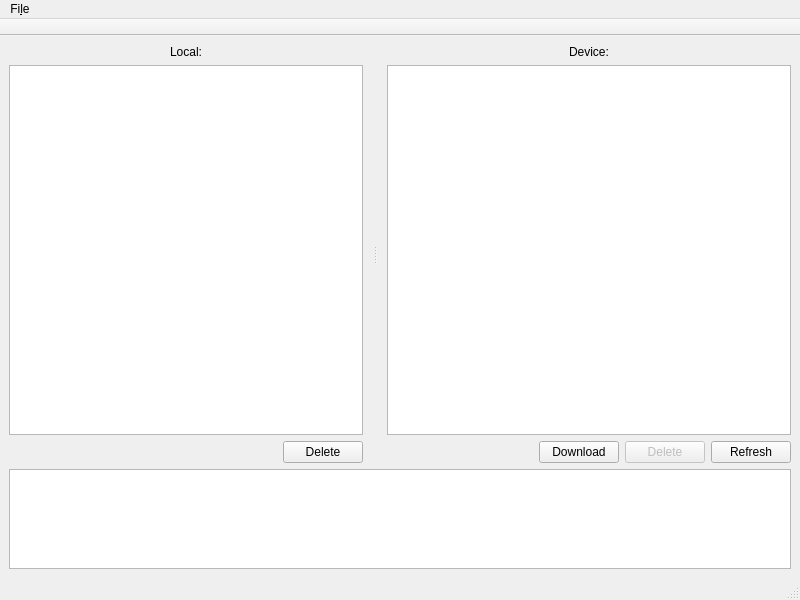
<?xml version="1.0" encoding="UTF-8"?>
<ui version="4.0">
 <class>SessionManager</class>
 <widget class="QMainWindow" name="SessionManager">
  <property name="geometry">
   <rect>
    <x>0</x>
    <y>0</y>
    <width>800</width>
    <height>600</height>
   </rect>
  </property>
  <property name="windowTitle">
   <string>Rapid - Session Manager</string>
  </property>
  <widget class="QWidget" name="centralwidget">
   <property name="sizePolicy">
    <sizepolicy hsizetype="Expanding" vsizetype="Expanding">
     <horstretch>0</horstretch>
     <verstretch>0</verstretch>
    </sizepolicy>
   </property>
   <layout class="QVBoxLayout" name="verticalLayout_3">
    <item>
     <widget class="QSplitter" name="splitter">
      <property name="sizePolicy">
       <sizepolicy hsizetype="Expanding" vsizetype="Expanding">
        <horstretch>0</horstretch>
        <verstretch>0</verstretch>
       </sizepolicy>
      </property>
      <property name="orientation">
       <enum>Qt::Orientation::Horizontal</enum>
      </property>
      <widget class="QWidget" name="layoutWidget">
       <layout class="QVBoxLayout" name="verticalLayout">
        <property name="rightMargin">
         <number>10</number>
        </property>
        <item>
         <widget class="QLabel" name="hostLabel">
          <property name="sizePolicy">
           <sizepolicy hsizetype="Preferred" vsizetype="Fixed">
            <horstretch>0</horstretch>
            <verstretch>0</verstretch>
           </sizepolicy>
          </property>
          <property name="text">
           <string>Local:</string>
          </property>
          <property name="alignment">
           <set>Qt::AlignmentFlag::AlignCenter</set>
          </property>
          <property name="margin">
           <number>0</number>
          </property>
         </widget>
        </item>
        <item>
         <widget class="QTableView" name="HostSessionTableView"/>
        </item>
        <item>
         <layout class="QHBoxLayout" name="horizontalLayout">
          <item>
           <spacer name="horizontalSpacer">
            <property name="orientation">
             <enum>Qt::Orientation::Horizontal</enum>
            </property>
            <property name="sizeHint" stdset="0">
             <size>
              <width>40</width>
              <height>20</height>
             </size>
            </property>
           </spacer>
          </item>
          <item>
           <widget class="QPushButton" name="DeleteHostSession">
            <property name="text">
             <string>Delete</string>
            </property>
            <property name="icon">
             <iconset theme="QIcon::ThemeIcon::EditDelete"/>
            </property>
           </widget>
          </item>
         </layout>
        </item>
       </layout>
      </widget>
      <widget class="QWidget" name="layoutWidget_2">
       <layout class="QVBoxLayout" name="verticalLayout_2">
        <property name="leftMargin">
         <number>10</number>
        </property>
        <item>
         <widget class="QLabel" name="DeviceLabel">
          <property name="sizePolicy">
           <sizepolicy hsizetype="Preferred" vsizetype="Fixed">
            <horstretch>0</horstretch>
            <verstretch>0</verstretch>
           </sizepolicy>
          </property>
          <property name="text">
           <string>Device:</string>
          </property>
          <property name="alignment">
           <set>Qt::AlignmentFlag::AlignCenter</set>
          </property>
         </widget>
        </item>
        <item>
         <widget class="QTableView" name="DeviceSessionView">
          <property name="baseSize">
           <size>
            <width>0</width>
            <height>25</height>
           </size>
          </property>
         </widget>
        </item>
        <item>
         <layout class="QHBoxLayout" name="horizontalLayout_2">
          <item>
           <spacer name="horizontalSpacer_2">
            <property name="orientation">
             <enum>Qt::Orientation::Horizontal</enum>
            </property>
            <property name="sizeHint" stdset="0">
             <size>
              <width>40</width>
              <height>20</height>
             </size>
            </property>
           </spacer>
          </item>
          <item>
           <widget class="QPushButton" name="DeviceDownloadButton">
            <property name="text">
             <string>Download</string>
            </property>
            <property name="icon">
             <iconset theme="QIcon::ThemeIcon::DocumentSend"/>
            </property>
           </widget>
          </item>
          <item>
           <widget class="QPushButton" name="DeviceDeleteSession">
            <property name="enabled">
             <bool>false</bool>
            </property>
            <property name="text">
             <string>Delete</string>
            </property>
            <property name="icon">
             <iconset theme="QIcon::ThemeIcon::EditDelete"/>
            </property>
           </widget>
          </item>
          <item>
           <widget class="QPushButton" name="DeviceRefreshSessionView">
            <property name="text">
             <string>Refresh</string>
            </property>
            <property name="icon">
             <iconset theme="QIcon::ThemeIcon::ViewRefresh"/>
            </property>
           </widget>
          </item>
         </layout>
        </item>
       </layout>
      </widget>
     </widget>
    </item>
    <item>
     <widget class="QTextEdit" name="DownloadLog">
      <property name="enabled">
       <bool>true</bool>
      </property>
      <property name="sizePolicy">
       <sizepolicy hsizetype="Expanding" vsizetype="Fixed">
        <horstretch>0</horstretch>
        <verstretch>0</verstretch>
       </sizepolicy>
      </property>
      <property name="minimumSize">
       <size>
        <width>0</width>
        <height>0</height>
       </size>
      </property>
      <property name="maximumSize">
       <size>
        <width>16777215</width>
        <height>100</height>
       </size>
      </property>
      <property name="baseSize">
       <size>
        <width>0</width>
        <height>25</height>
       </size>
      </property>
      <property name="textInteractionFlags">
       <set>Qt::TextInteractionFlag::TextSelectableByKeyboard|Qt::TextInteractionFlag::TextSelectableByMouse</set>
      </property>
     </widget>
    </item>
   </layout>
  </widget>
  <widget class="QMenuBar" name="menubar">
   <property name="geometry">
    <rect>
     <x>0</x>
     <y>0</y>
     <width>800</width>
     <height>30</height>
    </rect>
   </property>
   <widget class="QMenu" name="menuFile">
    <property name="title">
     <string>Fi&amp;le</string>
    </property>
    <addaction name="separator"/>
    <addaction name="actionQuit"/>
   </widget>
   <addaction name="menuFile"/>
  </widget>
  <widget class="QStatusBar" name="statusbar"/>
  <widget class="QToolBar" name="toolBar">
   <property name="windowTitle">
    <string>toolBar</string>
   </property>
   <property name="movable">
    <bool>false</bool>
   </property>
   <property name="floatable">
    <bool>false</bool>
   </property>
   <attribute name="toolBarArea">
    <enum>TopToolBarArea</enum>
   </attribute>
   <attribute name="toolBarBreak">
    <bool>false</bool>
   </attribute>
  </widget>
  <action name="actionQuit">
   <property name="icon">
    <iconset theme="QIcon::ThemeIcon::ApplicationExit"/>
   </property>
   <property name="text">
    <string>&amp;Quit</string>
   </property>
   <property name="shortcut">
    <string>Ctrl+Q</string>
   </property>
  </action>
 </widget>
 <resources/>
 <connections/>
</ui>
